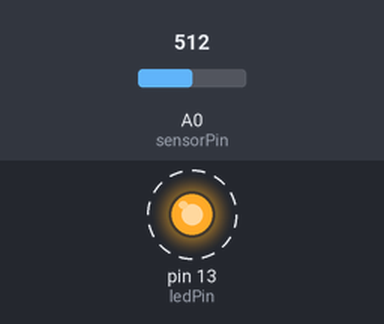
The sketch below on a simulated Arduino Uno, built with avr-gcc and run on an emulated ATmega328P. Shown: output pins drawn as LEDs (lit = HIGH). Dashed ring = blinking. Inputs (shaded band) come from the test bench; at power-on: A0 (sensorPin) = 512. What the sketch prints to the serial monitor is not drawn.

Above: at 0.05 s.
Timing chart, 0 to 3.0 s (numbered marks = the images above):
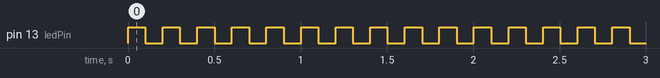

Measured:
- by itself, pin 13 (ledPin): alternates HIGH for 0.10 s and LOW for 0.10 s

The sketch:

SFKneo-XX01_HighSensitiveVoiceSensor.ino
```cpp
int sensorPin = A0;
int ledPin = 13;
int sensorValue = 0;

 void setup() {
  pinMode(ledPin, OUTPUT);
  Serial.begin(115200);
}

void loop() {
  sensorValue = analogRead(sensorPin);
  Serial.println(1024 - sensorValue);
  //Serial.write(sensorValue);
  digitalWrite(ledPin, HIGH);
  delay(100);
  digitalWrite(ledPin, LOW);
  delay(100);
}
```
